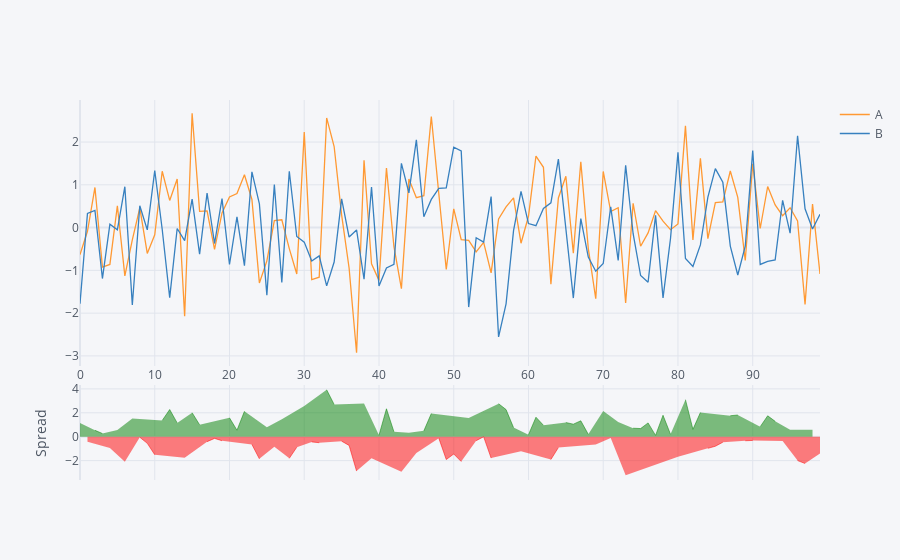

Here is the notebook cell this chart was saved with:
### Markdown cell above
### Spread plot

### Code cell
df1[['A', 'B']].iplot(kind='spread')

### Figure 1 — Plotly figure (JSON) as saved in the notebook; plotly's stock layout.template omitted (floating-point values rounded to 4 significant figures)
{"data": [{"line": {"color": "rgba(255, 153, 51, 1.0)", "dash": "solid", "shape": "linear", "width": 1.3}, "mode": "lines", "name": "A", "text": "", "type": "scatter", "x": [0, 1, 2, 3, 4, 5, 6, 7, 8, 9, 10, 11, 12, 13, 14, 15, 16, 17, 18, 19, 20, 21, 22, 23, 24, 25, 26, 27, 28, 29, 30, 31, 32, 33, 34, 35, 36, 37, 38, 39, 40, 41, 42, 43, 44, 45, 46, 47, 48, 49, 50, 51, 52, 53, 54, 55, 56, 57, 58, 59, 60, 61, 62, 63, 64, 65, 66, 67, 68, 69, 70, 71, 72, 73, 74, 75, 76, 77, 78, 79, 80, 81, 82, 83, 84, 85, 86, 87, 88, 89, 90, 91, 92, 93, 94, 95, 96, 97, 98, 99], "y": [-0.6322, -0.08631, 0.9384, -0.9233, -0.8612, 0.5107, -1.13, -0.289, 0.4628, -0.6032, -0.1697, 1.317, 0.6347, 1.137, -2.071, 2.672, 0.3785, 0.3911, -0.5117, 0.343, 0.7161, 0.7965, 1.235, 0.6571, -1.296, -0.778, 0.1613, 0.1824, -0.4902, -1.085, 2.232, -1.214, -1.16, 2.564, 1.895, 0.2991, -0.9453, -2.925, 1.573, -0.8467, -1.234, 1.392, -0.447, -1.428, 1.135, 0.7005, 0.7447, 2.598, 0.7969, -0.979, 0.4381, -0.2804, -0.2967, -0.5661, -0.3438, -1.06, 0.2035, 0.4854, 0.6932, -0.3655, 0.2647, 1.673, 1.409, -1.324, 0.6931, 1.201, -0.5967, 1.54, -0.4848, -1.664, 1.312, 0.3752, 0.4651, -1.763, 0.5692, -0.4359, -0.1237, 0.3975, 0.151, -0.04823, 0.08596, 2.377, -0.2881, 1.618, -0.258, 0.5844, 0.6001, 1.323, 0.7069, -0.7703, 1.492, -0.02094, 0.9604, 0.5312, 0.2784, 0.4634, 0.1553, -1.795, 0.5479, -1.082]}, {"line": {"color": "rgba(55, 128, 191, 1.0)", "dash": "solid", "shape": "linear", "width": 1.3}, "mode": "lines", "name": "B", "text": "", "type": "scatter", "x": [0, 1, 2, 3, 4, 5, 6, 7, 8, 9, 10, 11, 12, 13, 14, 15, 16, 17, 18, 19, 20, 21, 22, 23, 24, 25, 26, 27, 28, 29, 30, 31, 32, 33, 34, 35, 36, 37, 38, 39, 40, 41, 42, 43, 44, 45, 46, 47, 48, 49, 50, 51, 52, 53, 54, 55, 56, 57, 58, 59, 60, 61, 62, 63, 64, 65, 66, 67, 68, 69, 70, 71, 72, 73, 74, 75, 76, 77, 78, 79, 80, 81, 82, 83, 84, 85, 86, 87, 88, 89, 90, 91, 92, 93, 94, 95, 96, 97, 98, 99], "y": [-1.779, 0.3305, 0.4009, -1.191, 0.0779, -0.05028, 0.9568, -1.809, 0.5108, -0.05219, 1.335, -0.04367, -1.638, -0.02042, -0.3055, 0.6639, -0.6211, 0.804, -0.3723, 0.6776, -0.8628, 0.2505, -0.8893, 1.303, 0.5525, -1.579, 1.006, -1.281, 1.317, -0.2076, -0.3394, -0.782, -0.6608, -1.362, -0.8057, 0.67, -0.2202, -0.05466, -1.208, 0.9485, -1.363, -0.9425, -0.8588, 1.501, 0.8099, 2.05, 0.2544, 0.6595, 0.9164, 0.9287, 1.881, 1.792, -1.859, -0.2388, -0.3393, 0.7261, -2.557, -1.783, -0.07259, 0.8462, 0.0942, 0.0437, 0.4467, 0.5778, 1.601, 0.01487, -1.648, 0.2084, -0.6887, -1.019, -0.8396, 0.4851, -0.7683, 1.455, -0.1427, -1.12, -1.278, 0.2844, -1.642, -0.2553, 1.759, -0.7222, -0.9094, -0.4051, 0.7117, 1.38, 1.059, -0.4312, -1.108, -0.4351, 1.802, -0.8612, -0.7891, -0.7555, 0.6377, -0.13, 2.148, 0.4406, -0.03329, 0.3112]}, {"connectgaps": false, "fill": "tozeroy", "line": {"color": "green", "dash": "solid", "shape": "linear", "width": 0.5}, "mode": "lines", "name": "Spread", "showlegend": false, "type": "scatter", "x": [0, 1, 2, 3, 4, 5, 6, 7, 8, 9, 10, 11, 12, 13, 14, 15, 16, 17, 18, 19, 20, 21, 22, 23, 24, 25, 26, 27, 28, 29, 30, 31, 32, 33, 34, 35, 36, 37, 38, 39, 40, 41, 42, 43, 44, 45, 46, 47, 48, 49, 50, 51, 52, 53, 54, 55, 56, 57, 58, 59, 60, 61, 62, 63, 64, 65, 66, 67, 68, 69, 70, 71, 72, 73, 74, 75, 76, 77, 78, 79, 80, 81, 82, 83, 84, 85, 86, 87, 88, 89, 90, 91, 92, 93, 94, 95, 96, 97, 98, 99], "xaxis": "x2", "y": [1.146, "", 0.5375, 0.2678, "", 0.561, "", 1.52, "", "", "", 1.36, 2.272, 1.157, "", 2.008, 0.9996, "", "", "", 1.579, 0.546, 2.124, "", "", 0.8013, "", 1.464, "", "", 2.572, "", "", 3.926, 2.701, "", "", "", 2.782, "", 0.1283, 2.335, 0.4117, "", 0.3248, "", 0.4903, 1.938, "", "", "", "", 1.562, "", "", "", 2.76, 2.268, 0.7657, "", 0.1705, 1.629, 0.9623, "", "", 1.186, 1.051, 1.332, 0.2039, "", 2.152, "", 1.233, "", 0.7119, 0.684, 1.154, 0.1131, 1.793, 0.2071, "", 3.099, 0.6213, 2.023, "", "", "", 1.754, 1.815, "", "", 0.8403, 1.75, 1.287, "", 0.5934, "", "", 0.5812, ""], "yaxis": "y2"}, {"connectgaps": false, "fill": "tozeroy", "line": {"color": "red", "dash": "solid", "shape": "linear", "width": 0.5}, "mode": "lines", "name": "Spread", "showlegend": false, "type": "scatter", "x": [0, 1, 2, 3, 4, 5, 6, 7, 8, 9, 10, 11, 12, 13, 14, 15, 16, 17, 18, 19, 20, 21, 22, 23, 24, 25, 26, 27, 28, 29, 30, 31, 32, 33, 34, 35, 36, 37, 38, 39, 40, 41, 42, 43, 44, 45, 46, 47, 48, 49, 50, 51, 52, 53, 54, 55, 56, 57, 58, 59, 60, 61, 62, 63, 64, 65, 66, 67, 68, 69, 70, 71, 72, 73, 74, 75, 76, 77, 78, 79, 80, 81, 82, 83, 84, 85, 86, 87, 88, 89, 90, 91, 92, 93, 94, 95, 96, 97, 98, 99], "xaxis": "x2", "y": ["", -0.4169, "", "", -0.9391, "", -2.087, "", -0.048, -0.551, -1.505, "", "", "", -1.765, "", "", -0.4129, -0.1394, -0.3346, "", "", "", -0.6456, -1.848, "", -0.8447, "", -1.807, -0.8779, "", -0.4317, -0.4995, "", "", -0.3709, -0.7251, -2.87, "", -1.795, "", "", "", -2.928, "", -1.35, "", "", -0.1195, -1.908, -1.443, -2.073, "", -0.3273, -0.004538, -1.786, "", "", "", -1.212, "", "", "", -1.902, -0.9081, "", "", "", "", -0.6449, "", -0.1099, "", -3.219, "", "", "", "", "", "", -1.673, "", "", "", -0.9696, -0.7954, -0.4589, "", "", -0.3352, -0.3104, "", "", "", -0.3593, "", -1.993, -2.236, "", -1.393], "yaxis": "y2"}], "layout": {"hovermode": "x", "legend": {"bgcolor": "#F5F6F9", "font": {"color": "#4D5663"}}, "paper_bgcolor": "#F5F6F9", "plot_bgcolor": "#F5F6F9", "title": {"font": {"color": "#4D5663"}}, "xaxis": {"gridcolor": "#E1E5ED", "showgrid": true, "tickfont": {"color": "#4D5663"}, "title": {"font": {"color": "#4D5663"}, "text": ""}, "zerolinecolor": "#E1E5ED"}, "xaxis2": {"anchor": "y2", "gridcolor": "#E1E5ED", "showgrid": true, "showticklabels": false, "tickfont": {"color": "#4D5663"}, "title": {"font": {"color": "#4D5663"}, "text": ""}, "zerolinecolor": "#E1E5ED"}, "yaxis": {"domain": [0.3, 1], "gridcolor": "#E1E5ED", "showgrid": true, "tickfont": {"color": "#4D5663"}, "title": {"font": {"color": "#4D5663"}, "text": ""}, "zerolinecolor": "#E1E5ED"}, "yaxis2": {"domain": [0, 0.25], "gridcolor": "#E1E5ED", "showgrid": true, "tickfont": {"color": "#4D5663"}, "title": {"font": {"color": "#4D5663"}, "text": "Spread"}, "zerolinecolor": "#E1E5ED"}}}
